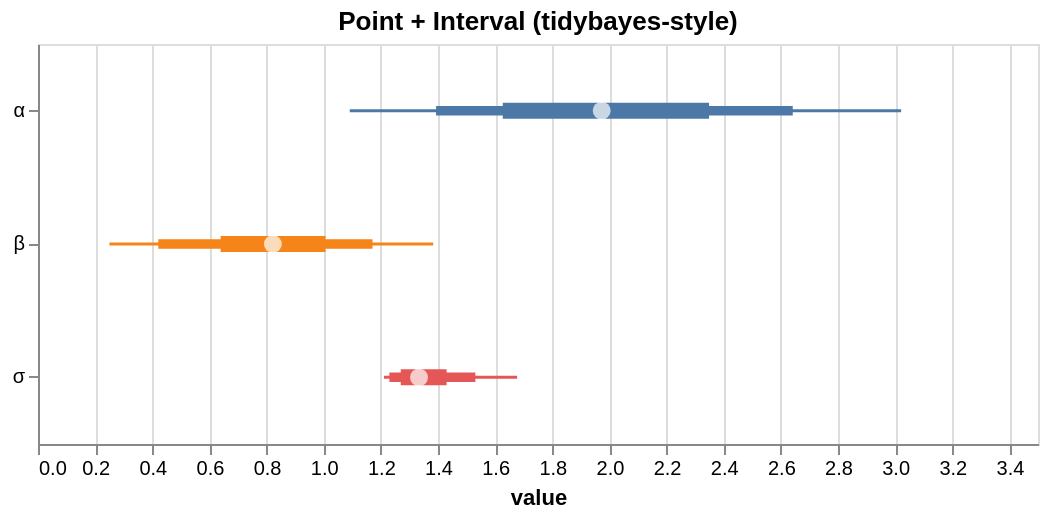

The specification (Vega-Lite) saved for this image:
### Vega-Lite specification from a JSON file in a GitHub repository (floating-point values rounded to 4 significant figures)
{"$schema": "https://vega.github.io/schema/vega-lite/v5.json", "height": 200, "layer": [{"encoding": {"x2": {"field": "hi_0_95_"}, "x": {"field": "lo_0_95_", "title": "value", "type": "quantitative"}, "color": {"field": "parameter", "type": "nominal", "legend": null}, "y": {"axis": {"title": null}, "field": "parameter", "type": "nominal"}}, "mark": {"strokeWidth": 1.5, "type": "rule"}}, {"encoding": {"x2": {"field": "hi_0_8_"}, "x": {"field": "lo_0_8_", "title": "value", "type": "quantitative"}, "color": {"field": "parameter", "type": "nominal", "legend": null}, "y": {"axis": {"title": null}, "field": "parameter", "type": "nominal"}}, "mark": {"strokeWidth": 4.75, "type": "rule"}}, {"encoding": {"x2": {"field": "hi_0_5_"}, "x": {"field": "lo_0_5_", "title": "value", "type": "quantitative"}, "color": {"field": "parameter", "type": "nominal", "legend": null}, "y": {"axis": {"title": null}, "field": "parameter", "type": "nominal"}}, "mark": {"strokeWidth": 8.0, "type": "rule"}}, {"encoding": {"x": {"field": "__point__", "type": "quantitative"}, "y": {"field": "parameter", "type": "nominal"}}, "mark": {"filled": true, "color": "white", "size": 80, "type": "point"}}], "data": {"values": [{"parameter": "α", "lo_0_95_": 1.091, "lo_0_8_": 1.393, "hi_0_8_": 2.642, "hi_0_5_": 2.349, "__point__": 1.973, "hi_0_95_": 3.021, "lo_0_5_": 1.627}, {"parameter": "β", "lo_0_95_": 0.25, "lo_0_8_": 0.421, "hi_0_8_": 1.171, "hi_0_5_": 1.006, "__point__": 0.822, "hi_0_95_": 1.383, "lo_0_5_": 0.6394}, {"parameter": "σ", "lo_0_95_": 1.211, "lo_0_8_": 1.23, "hi_0_8_": 1.531, "hi_0_5_": 1.43, "__point__": 1.334, "hi_0_95_": 1.677, "lo_0_5_": 1.27}]}, "title": "Point + Interval (tidybayes-style)", "width": 500}
